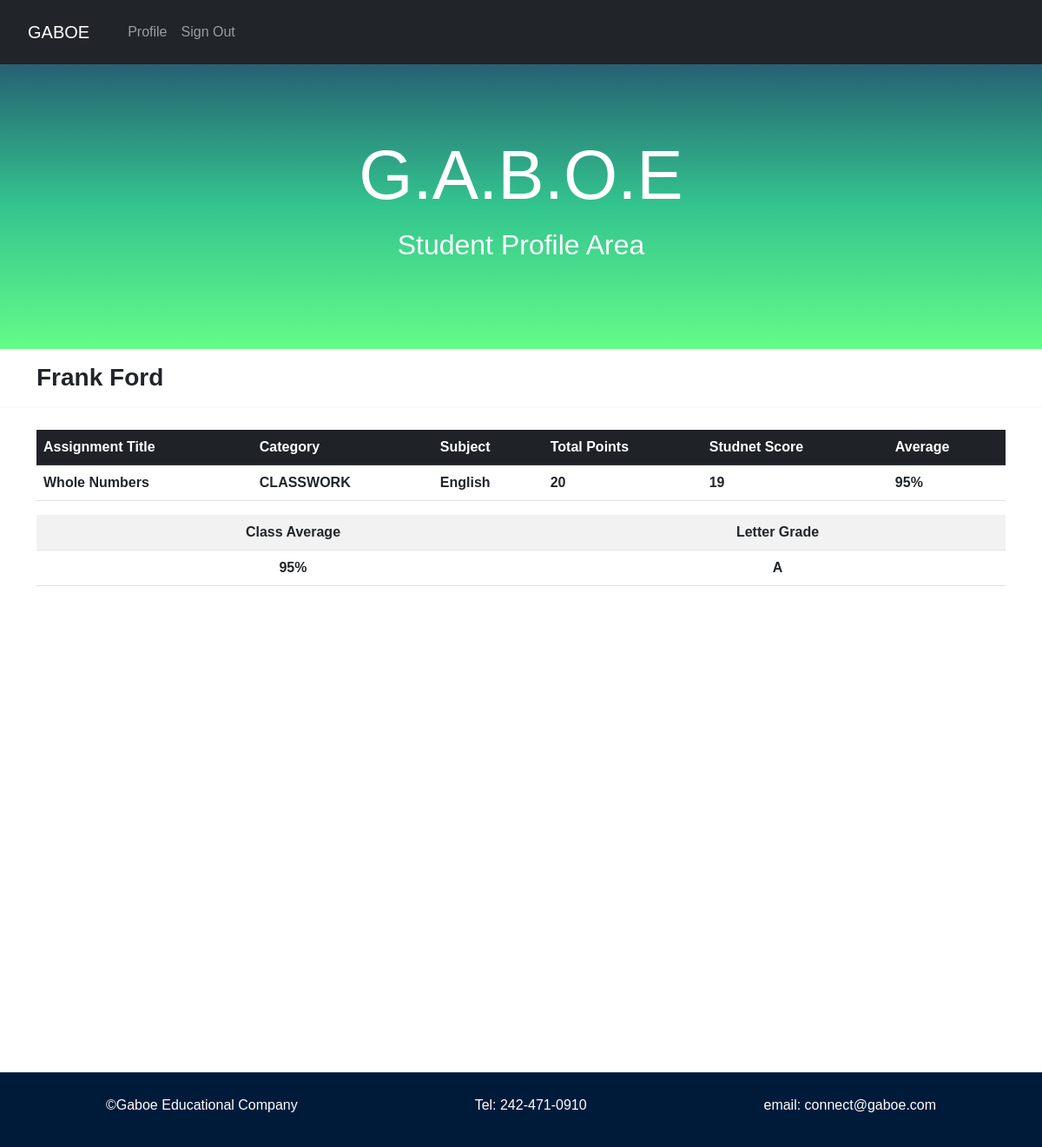
Before: /class_records/2/2 (signed in) with the older database file.
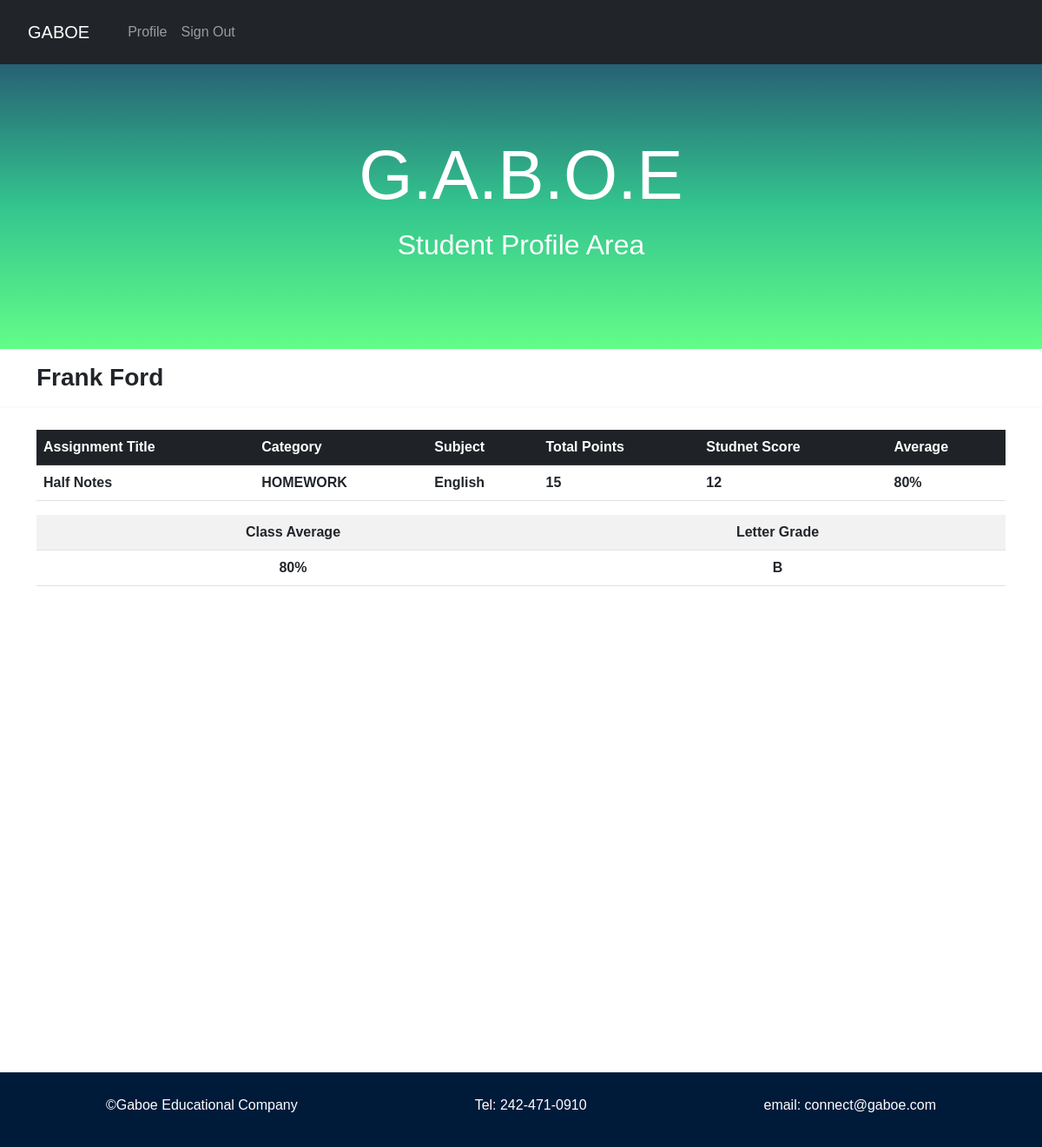
After: the same page with the newer database file.
### tables this page shows
CREATE TABLE teacher (id INTEGER, first_name TEXT NOT NULL, last_name TEXT NOT NULL, email TEXT NOT NULL UNIQUE,
              subject TEXT NOT NULL, hash TEXT NOT NULL, PRIMARY KEY(id));

CREATE TABLE assignment (assignment_id INTEGER NOT NULL, teacher_id INTEGER NOT NULL,
              title TEXT NOT NULL, total_mark INTEGER NOT NULL, date TEXT NOT NULL, category TEXT NOT NULL,
               PRIMARY KEY(assignment_id), FOREIGN KEY(teacher_id) REFERENCES teacher(id));

### application.py (the view, shortened to what this page needs)
@app.route("/class_records/<int:class_id>/<int:teacher_id>")
@login_required_student
def class_records(class_id, teacher_id):
    current_user = session["student_id"]
    records = db.execute("""SELECT category, title, total_mark, students_score, subject, tech.first_name, tech.last_name FROM scores
                            INNER JOIN assignment AS asign ON asign.assignment_id =
                            scores.student_assignment_id
                            INNER JOIN teacher as tech ON tech.id = asign.teacher_id
                            INNER JOIN student AS std ON std.id = scores.student_id
                            INNER JOIN class ON class.teacher_id = tech.id
                            WHERE scores.student_id = ? AND class.id = ? GROUP BY category """, current_user, class_id)
    weights = db.execute("""SELECT category, SUM(total_mark), SUM(students_score) FROM "assignment"
                            INNER JOIN scores AS scr ON scr.student_assignment_id = assignment.assignment_id
                            INNER JOIN student AS std ON std.id = scr.student_id
                            INNER JOIN class ON class.student_id = scr.student_id
                            WHERE std.id = ? AND class.id = ? AND scr.teacher_id =? GROUP BY category """, current_user, class_id, teacher_id)
    if weights == []:
        flash("Waiting for assignments to be posted", "warning")
        return redirect("/home")
    avg_list =[]
    weight_list =[]
    hw_weight = 0.10
    cw_weight = 0.20
    qz_weight = 0.30
    ts_weight = 0.40
    for i in range(len(weights)):
        if weights[i]["category"].strip() == "HOMEWORK":
            check = (weights[i]["SUM(students_score)"]/weights[i]["SUM(total_mark)"]) * 100/1
            homework_grade  = round(check)
            homework_weight = homework_grade * hw_weight
            weight_list.append(hw_weight)
            homework = round(homework_weight)
            avg_list.append(homework)
        if weights[i]["category"].strip() == "CLASSWORK":
            check = (weights[i]["SUM(students_score)"]/weights[i]["SUM(total_mark)"]) * 100/1
            student_grade  = round(check)
            classwork_weight = student_grade * cw_weight
            weight_list.append(cw_weight)
            classwork = round(classwork_weight)
            avg_list.append(classwork)
    running_avg = sum(avg_list)/sum(weight_list)
    if ((round(running_avg) >= 91) and (round(running_avg) <=100)):
        letter_grade = "A"
    elif ((round(running_avg) >= 73) and (round(running_avg) <=91)):
        letter_grade = "B"
    elif ((round(running_avg) >= 65) and (round(running_avg) <=72)):
        letter_grade = "C"
    elif ((round(running_avg) >=50 ) and (round(running_avg) <=64)):
        letter_grade = "D"
    elif ((round(running_avg) >= 0) and (round(running_avg) <=49)):
        letter_grade = "F"
    return render_template("student_records.html", records=records, avg=round(running_avg), letter_grade=letter_grade)

### helper.py (called while the page is built)
def login_required_student(f):
    @wraps(f)
    def decorated_function(*args, **kwargs):
            if session.get("student_id") is None:
                return redirect("/home")
            return f(*args, **kwargs)
    return decorated_function

### templates/student_records.html (shortened to what this page needs)
{% extends "layout.html" %}
{% block header %}
  <h1>G.A.B.O.E</h1>
  <p> Student Profile Area </p>
{% endblock%}
{% block main %}
<div style="overflow-x:auto;">
 <div class="container mt-3">
  <h3><b>{{records[0]["first_name"] }} {{ records[0]["last_name"] }}</b></h3>
  </div>
  <hr>
              <div class="container">
                {% if records %}
              <table class="table table-striped table-hover mt-3  mb-3" class="text-center">
                <tr>
                  <th class="table-dark" >Assignment Title</th>
                  <th class="table-dark" >Category</th>
                  <th class="table-dark">Subject</th>
                  <th class="table-dark">Total Points</th>
                  <th class="table-dark">Studnet Score</th>
                  <th class="table-dark">Average</th>
                  {% for data in records %}
                <tr>
                  <td><b>{{ data.title}}</b></td>
                  <td><b>{{ data.category }}</b></td>
                  <td><b>{{ data.subject }}</b></td>
                  <td><b>{{ data.total_mark }}</b></td>
                  <td><b>{{ data.students_score }}</b></td>
                  <td><b>{{ (data.students_score/ data.total_mark*100/1)|round|int}}%</b></td>
                  {% endfor %}
                 </tr>
              </table>
              <table class="table table-striped table-hover mt-3 mb-3 text-center">
                <th> Class Average</th>
                <th> Letter Grade</th>
                <tr>
                  <td><b> {{ avg }}%</b></td>
                  <td><b> {{ letter_grade }}</b></td>
                </tr>
              </table>
              {% endif %}
            </div>
            </div>
{% endblock%}

### templates/layout.html (shortened to what this page needs)
<!DOCTYPE html>
<html lang="en">
    <nav class="navbar navbar-expand-lg navbar-dark bg-dark">
         <div class="container-fluid">
        <div class="collapse navbar-collapse" id="navbarTogglerDemo01">
          <a class="navbar-brand" href="/">GABOE</a>
          <div class="collaspe navbar-collapse">
          <ul class="navbar-nav">
           <div class="container">
            <li class="nav-item row row-cols-auto">
                  {% if session.teacher_id %}
            <a href="/profile">Profile</a>
            <a href="/assessment">Assessment</a>
            <a href="/post-grades">Post Grade</a>
            <a href="/account">Account</a>
            <a href="/exam">Exam</a>
            <a href="/sign_out">Sign Out </a>
            {% elif session.student_id %}
            <li class="container ms-4">
            <li class="nav-item row row-cols-auto">
             <a class="nav-link" href="/home">Profile</a>
             <a class="nav-link" href="/sign_out">Sign Out </a>
             </li>
             </li>
            {% else %}
            <a href="/register_student">Register Student</a>
            <a href="/register_teacher" s>Register Teacher</a>
            <a href="/sign_in">Student's Sign In </a>
            <a href="/sign_in/teacher">Teacher's Sign in</a>
            {% endif %}
            </li>
          </ul>
        </div>
      </div>
      </div>
    </nav>
    <head>
        <link href="https://cdn.jsdelivr.net/npm/bootstrap@5.0.1/dist/css/bootstrap.min.css" rel="stylesheet"><link rel="preconnect" href="https://fonts.gstatic.com">
        <link rel="stylesheet" href="https://cdn.jsdelivr.net/npm/bootstrap-icons@1.3.0/font/bootstrap-icons.css">
        <link href="/static/styles.css" rel="stylesheet">
    </head>
      <div class="header">
          {% block header%}
          {% endblock %}
      </div>
         <body>
        {% block main %}
        {% endblock %}
     <footer class="footer">
         <P>&#169;Gaboe Educational Company</P>
         <P>Tel: 242-471-0910</p>
         <P>email: connect@gaboe.com</p>
    </footer>
    </html>

### static/styles.css (style rules this page uses)
* { box-sizing: border-box; }
body { font-family: Arial, Helvetica, sans-serif; margin: 0; }
.header { padding: 80px; text-align: center; background-image: linear-gradient(#276174, #33C58E, #63FD88); color: white; }
.header h1 { font-size: 5rem; }
.header p { font-size: 2rem; }
.navbar { overflow: hidden; background-color: #333; }
.navbar a { float: left; display: block; color: white; text-align: center; padding: 14px 20px; text-decoration: none; }
.row { display: -ms-flexbox; display: flex; -ms-flex-wrap: wrap; flex-wrap: wrap; }
hr { border: 1px solid #f1f1f1; margin-bottom: 25px; }
a { color: dodgerblue; }
.footer { padding: 20px; text-align: center; background: #001B3A; color: white; width:100%; display:flex; align-items:center; justify-content:space-around; }
.footer p { text-align:center; margin-top:0.4rem; }

Changed rows visible on the page:
no longer on this page (row unchanged): assignment: title "Whole Numbers", category "CLASSWORK", subject "English", total_mark "20", students_score "19", students_score "95"
added assignment: title "Half Notes", category "HOMEWORK", subject "English", total_mark "15", students_score "12", students_score "80"
Other visible differences:
{{ avg }}: "95" → "80"
{{ letter_grade }}: "A" → "B"
